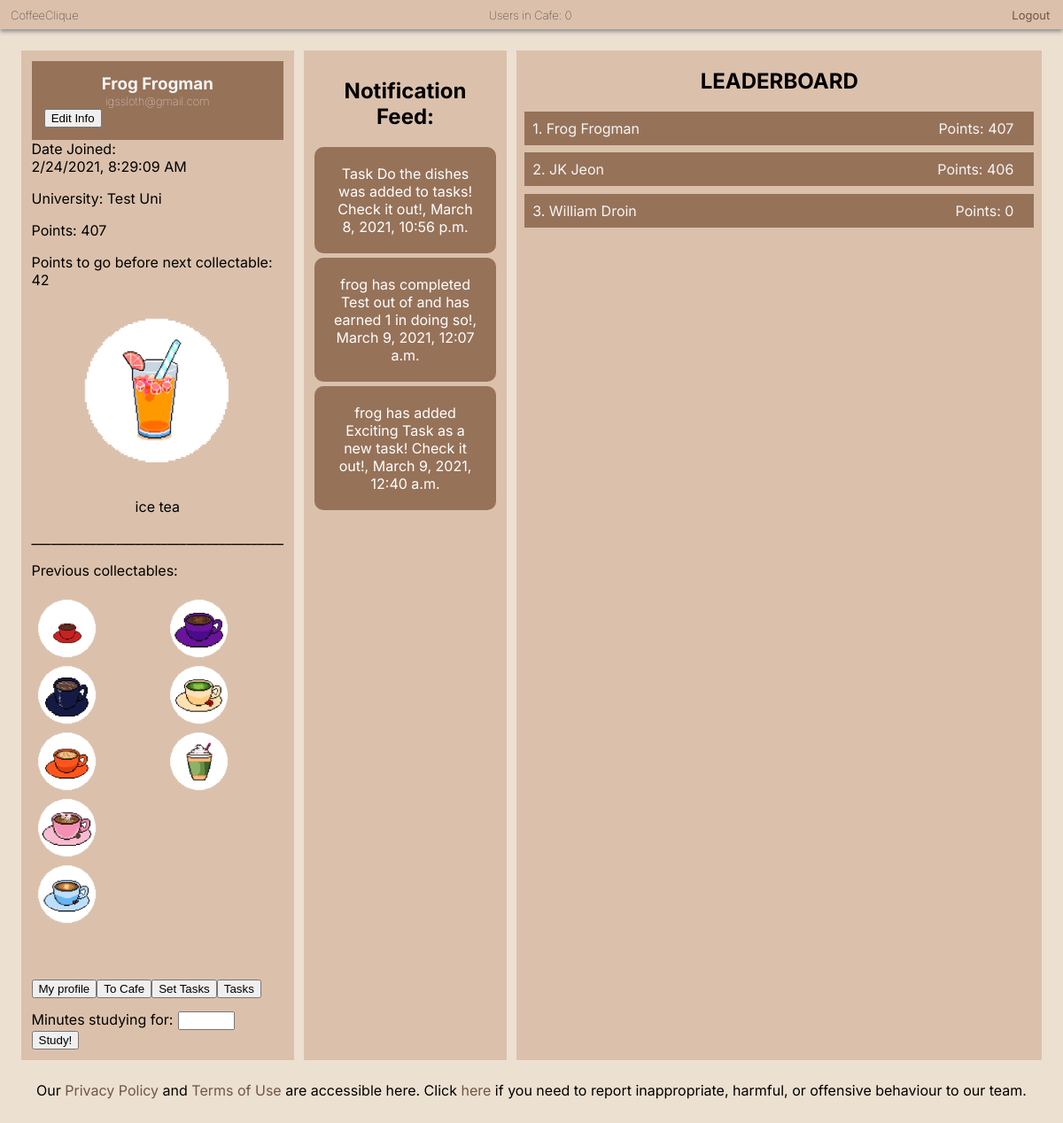
The page /dashboard (signed in) on the database its author committed.
### app/models.py (models this page shows, shortened)
class CoffeeUser(AbstractBaseUser):
    AVAILABLE_UNIS = (
        ("University of Exeter", "University of Exeter"),
        ("Test uni", "Test uni")
    )
    email = models.EmailField(verbose_name="email", unique=True)
    date_joined = models.DateTimeField(verbose_name="date_joined",
                                       auto_now_add=True)
    last_login = models.DateTimeField(verbose_name="last_login", auto_now=True)
    is_admin = models.BooleanField(default=False)
    is_active = models.BooleanField(default=True)
    is_staff = models.BooleanField(default=False)
    is_superuser = models.BooleanField(default=False)
    first_name = models.CharField(max_length=50)
    last_name = models.CharField(max_length=50)
    university = models.CharField(max_length=50, choices=AVAILABLE_UNIS)
    year = models.PositiveIntegerField(null=True, blank=True)
    course = models.CharField(max_length=50, blank=True)
    cafe_table_ids = models.ManyToManyField(CafeTable, blank=True)
    points = models.PositiveIntegerField(default=0)
    studying_until = models.DateTimeField(null=True, blank=True)
    share_tables = models.BooleanField(default=True)
    tasks_set_today = models.PositiveIntegerField(default=0)
    next_possible_set = models.DateField(null=True, blank=True)
    student_tasks_completed = models.PositiveIntegerField(default=0)
    next_possible_complete = models.DateField(null=True, blank=True)
    facebook = models.CharField(max_length=255, null=True, blank=True)
    twitter = models.CharField(max_length=255, null=True, blank=True)
    instagram = models.CharField(max_length=255, null=True, blank=True)
    USERNAME_FIELD = "email"  # users log in using their email
    REQUIRED_FIELDS = ["first_name", "last_name", "university", "is_staff"]
    objects = CoffeeUserManager()

class Notification(models.Model):
    NOTIFICATION_TYPES = ((1, 'Award'), (2, 'Points'), (3, 'Task'))
    table_id = models.ForeignKey(CafeTable, on_delete=models.CASCADE,
                                 related_name="noti_post", blank=False,
                                 null=True)
    notification_type = models.IntegerField(choices=NOTIFICATION_TYPES)
    text_preview = models.CharField(max_length=90, blank=True)
    date = models.DateTimeField(auto_now_add=True)

### app/views.py (the view, shortened to what this page needs)
# urls.py: path('dashboard', views.dashboard, name='dashboard'),
@login_required(login_url='/')
def dashboard(request):
    user = request.user
    tables = CafeTable.objects.filter(
        university=user.university,
        table_id__in=user.cafe_table_ids.values_list('table_id',
                                                     flat=True)
    )
    notifications = Notification.objects.filter(table_id__in=tables)
    users = CoffeeUser.objects.filter(is_staff=False)
    sorted_users = sorted(users, key=attrgetter("points"), reverse=True)
    if len(sorted_users) > 10:
        sorted_users = sorted_users[:9]
    if user.is_staff is False:
        current_user_points = user.points
        points_level = check_points_treshold(current_user_points)
        link_img = list_coffee_link[int(points_level)]
        name_coffee = list_coffee_name[int(points_level)]
        previous_collectables = []
        index_list = 0
        while index_list < int(points_level):
            previous_collectables.append(list_coffee_link[index_list])
            index_list += 1
        points_to_go_next_collectable = int(how_much_to_go(points_level))
        if points_to_go_next_collectable < 10:
            n_text = user.first_name + \
                " has less than 10 points to go until their next award!"
            notif = Notification(table_id=0, notification_type=1,
                                 text_preview=n_text)
            notif.save()
        if user.studying_until:
            if user.studying_until <= datetime.datetime.now():
                user.studying_until = None
                user.save()
                studying = False
            else:
                studying = True
        else:
            studying = False
    else:  # staff user - don't waste computation on irrelevant stuff
        link_img = ''
        points_to_go_next_collectable = 0
        name_coffee = ''
        previous_collectables = []
        studying = False
    can_set_tasks = True
    if user.tasks_set_today >= 2 and not user.is_staff and \
       user.next_possible_set > datetime.date.today():
        can_set_tasks = False
    tz_date = pytz.utc.localize(user.date_joined).isoformat()
    context = {
        'firstName': user.first_name,
        'lastName': user.last_name,
        'email': user.email,
        'university': user.get_university_display(),
        'dateJoined': tz_date,
        'points': user.points,
        'users': sorted_users,
        'collectable': link_img,
        'pointsToGo': points_to_go_next_collectable,
        'nameCollectable': name_coffee,
        'previousCollectables': previous_collectables,
        'listOfCoffeeLink': list_coffee_link,
        'num_users': get_number_current_users(),
        'break_form': StudyBreaksForm(),
        'studying': studying,
        'pk': user.pk,
        'staff': user.is_staff,
        'can_set_tasks': can_set_tasks,
        'notifications': notifications,
    }
    return render(request, "dashboard.html", context)

### app/forms.py
class StudyBreaksForm(forms.Form):
    minutes_studying_for = forms.IntegerField(min_value=5, max_value=300)

### app/small_scripts_def.py (called while the page is built)
def check_points_treshold(total_points):
    level = total_points/50
    if level >= 9:
        level = 9
    return level

def how_much_to_go(current_level):
    if current_level < 9:
        int_value = int(current_level)
        to_go_level = (int_value+1) - current_level
        to_go_points = to_go_level*50
    else:
        to_go_points = 0
    return to_go_points

### app/views.py (called while the page is built)
def get_number_current_users():
    active_sessions = Session.objects.filter(expire_date__gte=timezone.now())
    active = 0
    for session in active_sessions:
        data = session.get_decoded()
        if data != {}:
            active += 1
    return active

### app/templates/dashboard.html (shortened to what this page needs)
<!DOCTYPE html>
<html lang="en">
<head>
  {% load static %}
  <link rel="stylesheet" type="text/css" href="{% static 'css/basic.css' %}"></link>
  <link rel="stylesheet" type="text/css" href="{% static 'css/dashboard.css' %}"></link>
</head>
<body>
  <div class="top_bar">
    <h6 class="app_name">CoffeeClique</h6>
    <h6 class="user_count">Users in Cafe: {{ num_users }}</h6>
    <a class="logout" href="{% url 'logout' %}">Logout</a>
  </div>
  <div class="main">
    <div class="user_info">
      <div class="person">
        <h3 class="name"> {{ firstName }} {{ lastName }} </h3>
        <p class="email"> {{ email }} </p>
        <button class="edit_button" onclick="document.location='dashboard/edit_info'" id="edit_info">Edit Info</button>
      </div>
        Date Joined:
        <div id="joinDate"></div>
      <p class="uni"> University: {{ university }} </p>
      {% if staff is False %}
      <p> Points: {{ points }} </p>
      <p> Points to go before next collectable: {{ pointsToGo }} </p>
      <div class="Collectable">
        <p style=" text-align: center ">
        <img src='{% static collectable %}' style="width: 200px; height: auto">
      </p>
        <p style=" text-align: center "> {{nameCollectable}} </p>
      </div>
      <p> _______________________________________ </p>
      <p> Previous collectables: </p>
      <div class="grid_collectables">
        {% for img in previousCollectables %}
        {% if forloop.counter > 5%}
          <img src="{% static img %}" style="grid-column: 2; grid-row: ;" >
        {% endif %}
        {% if forloop.counter < 6 %}
          <img src="{% static img %}" style="grid-column: 1; grid-row: {{forloop.counter}};" >
        {% endif %}
        {% endfor %}
      </div>
      {% endif %}
      <div class="buttons">
        <button class="otherbutton" onclick="document.location='profile_page/{{ pk }}'" id="profile_page">My profile</button>
        <button class="otherbutton" onclick="document.location='table_view'" id="table_view">To Cafe</button>
        {% if can_set_tasks %}
        <button class="otherbutton" onclick="document.location='set_tasks'" id="set_tasks">Set Tasks</button>
        {% endif %}
        {% if staff is False %}
        <button class="otherbutton" onclick="document.location='view_tasks'" id="view_tasks">Tasks</button>
        {% endif %}
      </div>
      {% if staff is False %}
      <div class="set_study_break">
        {% if studying == False %}
        <form method="post">
          {{ break_form }}<button class="otherbutton" type="submit"> Study! </button>
        </form>
        {% endif %}
      </div>
      {% endif %}
    </div>
    <div class="user_info">
    <h2 class="board_title">Notification Feed: </h2>
    {% for notification in notifications %}
      <div class='notification'>
      {{notification.text_preview}}, {{notification.date}}
      </div>
    {% endfor %}
    </div>
    <div class="leaderboard">
      <h2 class="board_title">LEADERBOARD</h2>
    {% for student in users %}
      <li>{{ forloop.counter }}. <div class="student">{{ student.first_name }} {{ student.last_name }}</div> <div class="points">Points: {{ student.points }}</div></li>
    {% endfor %}
    </div>
</div>
<center>
Our <a href="privacy" target="_blank">Privacy Policy</a> and <a href="terms" target="_blank">Terms of Use</a> are accessible here. Click <a href="report">here</a> if you need to report inappropriate, harmful, or offensive behaviour to our team.<br><br><br> </div>
</center>
</body>
</html>

### app/static/css/basic.css (style rules this page uses)
body { background-color: #ece0d1; margin: 0%; font-family: 'Inter', sans-serif; }
.top_bar { background-color: #dbc1ac; box-shadow: 0px 2.5px 5px #888888; padding-left: 1%; }
.app_name { margin: 0; padding-top: 9px; padding-bottom: 8px; font-size: small; font-weight:lighter; display: inline-block; width: 32%; }
.user_count { margin: 0; padding-top: 9px; padding-bottom: 8px; font-size: small; font-weight:lighter; width: 34%; display: inline-block; text-align: center; }
.logout { display: inline-block; width: 32%; text-align: right; font-size: small; }
a:link { color: #705644; background-color: transparent; text-decoration: none; }

### app/static/css/dashboard.css (style rules this page uses)
.main { display: flex; margin: 2%; }
.user_info { background-color: #dbc1ac; width: 25%; margin-right: 1%; padding: 1%; }
.leaderboard { background-color: #dbc1ac; width: 72%; }
.person { background-color: #967259; color: whitesmoke; padding: 5%; }
.name { text-transform: capitalize; text-align: center; margin: 0; }
.email { text-align: center; margin: 0; font-size: small; font-weight: lighter; }
.uni { text-transform: capitalize; }
.buttons { display: inline-flex; }
.set_study_break { padding-top: 5%; }
#id_minutes_studying_for { margin-left: 2%; margin-right: 2%; }
.board_title { text-align: center; }
li { display: block; background-color: #967259; color: whitesmoke; margin: 1.5%; padding: 1.5%; }
.student { text-transform: capitalize; display: inline; }
.points { float: right; padding-right: 2.5%; }
.grid_collectables { display: grid; justify-content: center; align-content: center; grid-template-columns: repeat(2, 1fr); grid-template-rows: repeat(6, 5vw); grid-gap: 15px; }
.grid_collectables img { width: 80px; height: auto; }
.notification { margin: 5px 0 0; padding: 20px; overflow: hidden; border: none; -webkit-border-radius: 10px; border-radius: 10px; text-align: center; color: white; -o-text-overflow: ellipsis; text-overflow: ellipsis; background-color: #967259; }

### rows shown on the page
CoffeeUser: first_name "Frog", last_name "Frogman", email "igssloth@gmail.com", points "407"
Notification: text_preview "Task Do the dishes was added to tasks! Check it out!", date "March 8, 2021, 10:56 p.m."
Notification: text_preview "frog has completed Test out of and has earned 1 in doing so!", date "March 9, 2021, 12:07 a.m."
Notification: text_preview "frog has added Exciting Task as a new task! Check it out!", date "March 9, 2021, 12:40 a.m."
CoffeeUser: first_name "JK", last_name "Jeon", points "406"
CoffeeUser: first_name "William", last_name "Droin", points "0"

### other values the page prints
{{ num_users }} "0"
{{ university }} "Test Uni"
{{ points }} "407"
{{ pointsToGo }} "42"
{{ nameCollectable }} "ice tea"
